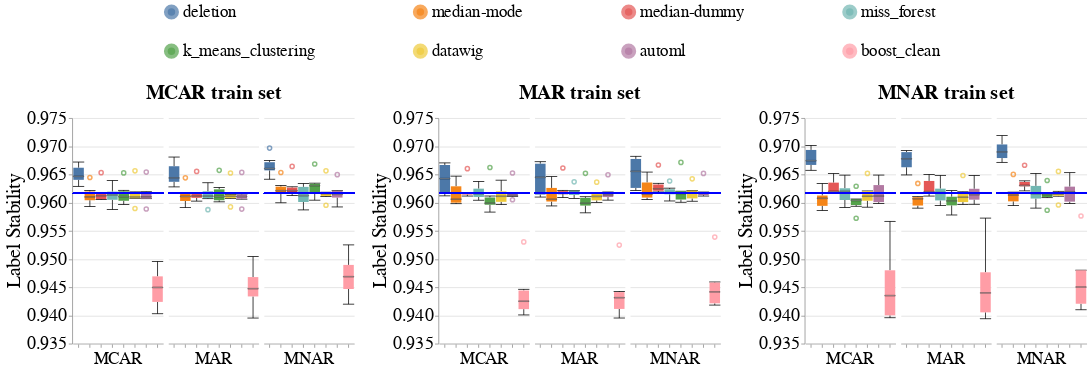

Notebook code cell kept with this figure:
### Code cell
create_box_plots_for_diff_imputers_v2(dataset_name=DATASET_NAME,
                                      model_name='gandalf_clf',
                                      metric_name='label_stability',
                                      db_client=db_client)

### Figure 1 — Vega-Lite specification as saved in the notebook (floating-point values rounded to 4 significant figures; data arrays with more than 128 entries replaced by an {"elided": "..."} marker saying what was removed)
{"config": {"view": {"continuousWidth": 400, "continuousHeight": 300, "stroke": null}, "axis": {"labelFontSize": 24, "labelFontWeight": "normal", "titleFontSize": 26, "titleFontWeight": "normal"}, "facet": {"spacing": 5}, "header": {"labelFontSize": 22, "labelOrient": "bottom", "labelPadding": 5, "titleFontSize": 26}, "legend": {"columns": 4, "direction": "horizontal", "labelFontSize": 22, "labelLimit": 400, "orient": "top", "symbolOffset": 120, "symbolStrokeWidth": 10, "titleAnchor": "middle", "titleFontSize": 24, "titleLimit": 300}, "title": {"fontSize": 26}}, "hconcat": [{"facet": {"column": {"field": "Test_Injection_Strategy", "sort": ["MCAR", "MAR", "MNAR"], "title": "MCAR train set", "type": "nominal"}}, "spec": {"layer": [{"mark": {"type": "boxplot", "median": {"stroke": "black", "strokeWidth": 0.7}, "ticks": true}, "encoding": {"color": {"field": "Null_Imputer_Name", "sort": ["deletion", "median-mode", "median-dummy", "miss_forest", "k_means_clustering", "datawig", "automl", "boost_clean"], "title": null, "type": "nominal"}, "x": {"axis": {"labels": false}, "field": "Null_Imputer_Name", "sort": ["deletion", "median-mode", "median-dummy", "miss_forest", "k_means_clustering", "datawig", "automl", "boost_clean"], "title": null, "type": "nominal"}, "y": {"field": "Metric_Value", "scale": {"zero": false}, "title": "Label Stability", "type": "quantitative"}}}, {"mark": "rule", "encoding": {"color": {"value": "blue"}, "size": {"value": 2}, "y": {"field": "Baseline_Median", "type": "quantitative"}}}], "width": 120}}, {"data": {"name": "data-ca7661d99b0d046a515beb2e80313b5e"}, "facet": {"column": {"field": "Test_Injection_Strategy", "sort": ["MCAR", "MAR", "MNAR"], "title": "MAR train set", "type": "nominal"}}, "spec": {"layer": [{"mark": {"type": "boxplot", "median": {"stroke": "black", "strokeWidth": 0.7}, "ticks": true}, "encoding": {"color": {"field": "Null_Imputer_Name", "sort": ["deletion", "median-mode", "median-dummy", "miss_forest", "k_means_clustering", "datawig", "automl", "boost_clean"], "title": null, "type": "nominal"}, "x": {"axis": {"labels": false}, "field": "Null_Imputer_Name", "sort": ["deletion", "median-mode", "median-dummy", "miss_forest", "k_means_clustering", "datawig", "automl", "boost_clean"], "title": null, "type": "nominal"}, "y": {"field": "Metric_Value", "scale": {"zero": false}, "title": "Label Stability", "type": "quantitative"}}}, {"mark": "rule", "encoding": {"color": {"value": "blue"}, "size": {"value": 2}, "y": {"field": "Baseline_Median", "type": "quantitative"}}}], "width": 120}}, {"data": {"name": "data-d885932d41f5a2abe2b51f861b06f287"}, "facet": {"column": {"field": "Test_Injection_Strategy", "sort": ["MCAR", "MAR", "MNAR"], "title": "MNAR train set", "type": "nominal"}}, "spec": {"layer": [{"mark": {"type": "boxplot", "median": {"stroke": "black", "strokeWidth": 0.7}, "ticks": true}, "encoding": {"color": {"field": "Null_Imputer_Name", "sort": ["deletion", "median-mode", "median-dummy", "miss_forest", "k_means_clustering", "datawig", "automl", "boost_clean"], "title": null, "type": "nominal"}, "x": {"axis": {"labels": false}, "field": "Null_Imputer_Name", "sort": ["deletion", "median-mode", "median-dummy", "miss_forest", "k_means_clustering", "datawig", "automl", "boost_clean"], "title": null, "type": "nominal"}, "y": {"field": "Metric_Value", "scale": {"zero": false}, "title": "Label Stability", "type": "quantitative"}}}, {"mark": "rule", "encoding": {"color": {"value": "blue"}, "size": {"value": 2}, "y": {"field": "Baseline_Median", "type": "quantitative"}}}], "width": 120}}], "data": {"name": "data-48ec52bd921fe3421b80292ee6d6975e"}, "resolve": {"scale": {"y": "shared"}}, "$schema": "https://vega.github.io/schema/vega-lite/v4.17.0.json", "datasets": {"data-48ec52bd921fe3421b80292ee6d6975e": {"elided": "144 records"}, "data-ca7661d99b0d046a515beb2e80313b5e": {"elided": "144 records"}, "data-d885932d41f5a2abe2b51f861b06f287": {"elided": "144 records"}}}
